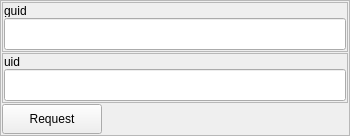
                <widget class="QFrame" name="frame_111">
                 <property name="minimumSize">
                  <size>
                   <width>350</width>
                   <height>0</height>
                  </size>
                 </property>
                 <property name="maximumSize">
                  <size>
                   <width>350</width>
                   <height>16777215</height>
                  </size>
                 </property>
                 <property name="frameShape">
                  <enum>QFrame::StyledPanel</enum>
                 </property>
                 <property name="frameShadow">
                  <enum>QFrame::Raised</enum>
                 </property>
                 <layout class="QVBoxLayout" name="verticalLayout_42">
                  <property name="spacing">
                   <number>1</number>
                  </property>
                  <property name="leftMargin">
                   <number>1</number>
                  </property>
                  <property name="topMargin">
                   <number>1</number>
                  </property>
                  <property name="rightMargin">
                   <number>1</number>
                  </property>
                  <property name="bottomMargin">
                   <number>1</number>
                  </property>
                  <item>
                   <widget class="QFrame" name="frame_114">
                    <property name="minimumSize">
                     <size>
                      <width>0</width>
                      <height>50</height>
                     </size>
                    </property>
                    <property name="maximumSize">
                     <size>
                      <width>16777215</width>
                      <height>50</height>
                     </size>
                    </property>
                    <property name="frameShape">
                     <enum>QFrame::StyledPanel</enum>
                    </property>
                    <property name="frameShadow">
                     <enum>QFrame::Raised</enum>
                    </property>
                    <layout class="QVBoxLayout" name="verticalLayout_49">
                     <property name="spacing">
                      <number>1</number>
                     </property>
                     <property name="leftMargin">
                      <number>1</number>
                     </property>
                     <property name="topMargin">
                      <number>1</number>
                     </property>
                     <property name="rightMargin">
                      <number>1</number>
                     </property>
                     <property name="bottomMargin">
                      <number>1</number>
                     </property>
                     <item>
                      <widget class="QLabel" name="label_62">
                       <property name="minimumSize">
                        <size>
                         <width>0</width>
                         <height>13</height>
                        </size>
                       </property>
                       <property name="maximumSize">
                        <size>
                         <width>16777215</width>
                         <height>13</height>
                        </size>
                       </property>
                       <property name="text">
                        <string>guid</string>
                       </property>
                      </widget>
                     </item>
                     <item>
                      <widget class="QLineEdit" name="guid_GetEmployeeInfo">
                       <property name="minimumSize">
                        <size>
                         <width>0</width>
                         <height>32</height>
                        </size>
                       </property>
                      </widget>
                     </item>
                    </layout>
                   </widget>
                  </item>
                  <item>
                   <widget class="QFrame" name="frame_115">
                    <property name="minimumSize">
                     <size>
                      <width>0</width>
                      <height>50</height>
                     </size>
                    </property>
                    <property name="maximumSize">
                     <size>
                      <width>16777215</width>
                      <height>50</height>
                     </size>
                    </property>
                    <property name="frameShape">
                     <enum>QFrame::StyledPanel</enum>
                    </property>
                    <property name="frameShadow">
                     <enum>QFrame::Raised</enum>
                    </property>
                    <layout class="QVBoxLayout" name="verticalLayout_50">
                     <property name="spacing">
                      <number>1</number>
                     </property>
                     <property name="leftMargin">
                      <number>1</number>
                     </property>
                     <property name="topMargin">
                      <number>1</number>
                     </property>
                     <property name="rightMargin">
                      <number>1</number>
                     </property>
                     <property name="bottomMargin">
                      <number>1</number>
                     </property>
                     <item>
                      <widget class="QLabel" name="label_63">
                       <property name="minimumSize">
                        <size>
                         <width>0</width>
                         <height>13</height>
                        </size>
                       </property>
                       <property name="maximumSize">
                        <size>
                         <width>16777215</width>
                         <height>13</height>
                        </size>
                       </property>
                       <property name="text">
                        <string>uid</string>
                       </property>
                      </widget>
                     </item>
                     <item>
                      <widget class="QLineEdit" name="uid_GetEmployeeInfo">
                       <property name="minimumSize">
                        <size>
                         <width>0</width>
                         <height>32</height>
                        </size>
                       </property>
                      </widget>
                     </item>
                    </layout>
                   </widget>
                  </item>
                  <item>
                   <widget class="QPushButton" name="bt_GetEmployeeInfo">
                    <property name="minimumSize">
                     <size>
                      <width>100</width>
                      <height>30</height>
                     </size>
                    </property>
                    <property name="maximumSize">
                     <size>
                      <width>100</width>
                      <height>30</height>
                     </size>
                    </property>
                    <property name="text">
                     <string>Request</string>
                    </property>
                   </widget>
                  </item>
                 </layout>
                </widget>
